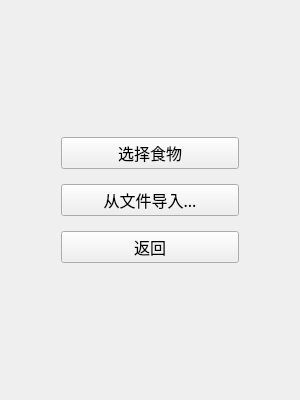
<?xml version="1.0" encoding="UTF-8"?>
<ui version="4.0">
 <class>new_recipe</class>
 <widget class="QWidget" name="new_recipe">
  <property name="geometry">
   <rect>
    <x>0</x>
    <y>0</y>
    <width>300</width>
    <height>400</height>
   </rect>
  </property>
  <property name="font">
   <font>
    <family>楷体</family>
    <pointsize>12</pointsize>
   </font>
  </property>
  <property name="windowTitle">
   <string>新建食谱</string>
  </property>
  <property name="windowIcon">
   <iconset>
    <normaloff>icon.svg</normaloff>icon.svg</iconset>
  </property>
  <layout class="QVBoxLayout" name="verticalLayout">
   <item>
    <layout class="QVBoxLayout" name="verticalLayout_2">
     <property name="spacing">
      <number>15</number>
     </property>
     <property name="leftMargin">
      <number>50</number>
     </property>
     <property name="topMargin">
      <number>25</number>
     </property>
     <property name="rightMargin">
      <number>50</number>
     </property>
     <property name="bottomMargin">
      <number>25</number>
     </property>
     <item>
      <widget class="QPushButton" name="choose_food_button">
       <property name="text">
        <string>选择食物</string>
       </property>
      </widget>
     </item>
     <item>
      <widget class="QPushButton" name="load_file_button">
       <property name="text">
        <string>从文件导入...</string>
       </property>
      </widget>
     </item>
     <item>
      <widget class="QPushButton" name="first_page_button">
       <property name="text">
        <string>返回</string>
       </property>
      </widget>
     </item>
    </layout>
   </item>
  </layout>
 </widget>
 <resources/>
 <connections/>
</ui>
